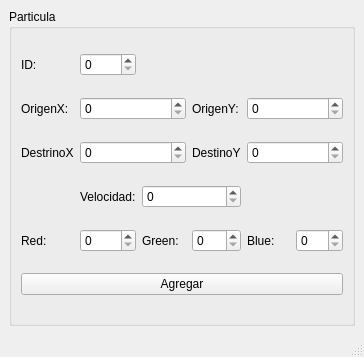
<?xml version="1.0" encoding="UTF-8"?>
<ui version="4.0">
 <class>MainWindow</class>
 <widget class="QMainWindow" name="MainWindow">
  <property name="geometry">
   <rect>
    <x>0</x>
    <y>0</y>
    <width>364</width>
    <height>357</height>
   </rect>
  </property>
  <property name="windowTitle">
   <string>Particulas</string>
  </property>
  <widget class="QWidget" name="centralwidget">
   <layout class="QGridLayout" name="gridLayout_2">
    <item row="0" column="0">
     <widget class="QGroupBox" name="groupBox">
      <property name="title">
       <string>Particula</string>
      </property>
      <layout class="QGridLayout" name="gridLayout">
       <item row="0" column="1">
        <widget class="QSpinBox" name="spinBox_2">
         <property name="maximum">
          <number>99</number>
         </property>
        </widget>
       </item>
       <item row="10" column="5">
        <widget class="QSpinBox" name="spinBox_9">
         <property name="maximum">
          <number>500</number>
         </property>
        </widget>
       </item>
       <item row="5" column="3">
        <widget class="QLabel" name="label_5">
         <property name="text">
          <string>DestinoY</string>
         </property>
        </widget>
       </item>
       <item row="9" column="2" colspan="2">
        <widget class="QSpinBox" name="spinBox_5">
         <property name="maximum">
          <number>1000</number>
         </property>
        </widget>
       </item>
       <item row="2" column="4" colspan="2">
        <widget class="QSpinBox" name="spinBox">
         <property name="maximum">
          <number>500</number>
         </property>
        </widget>
       </item>
       <item row="0" column="0">
        <widget class="QLabel" name="label">
         <property name="text">
          <string>ID:</string>
         </property>
        </widget>
       </item>
       <item row="10" column="0">
        <widget class="QLabel" name="label_7">
         <property name="text">
          <string>Red:</string>
         </property>
        </widget>
       </item>
       <item row="10" column="3">
        <widget class="QSpinBox" name="spinBox_8">
         <property name="maximum">
          <number>500</number>
         </property>
        </widget>
       </item>
       <item row="10" column="1">
        <widget class="QSpinBox" name="spinBox_6">
         <property name="maximum">
          <number>500</number>
         </property>
        </widget>
       </item>
       <item row="9" column="1">
        <widget class="QLabel" name="label_6">
         <property name="text">
          <string>Velocidad:</string>
         </property>
        </widget>
       </item>
       <item row="10" column="2">
        <widget class="QLabel" name="label_8">
         <property name="text">
          <string>Green:</string>
         </property>
        </widget>
       </item>
       <item row="12" column="0" colspan="6">
        <widget class="QPushButton" name="pushButton">
         <property name="text">
          <string>Agregar</string>
         </property>
        </widget>
       </item>
       <item row="5" column="4" colspan="2">
        <widget class="QSpinBox" name="spinBox_3">
         <property name="maximum">
          <number>500</number>
         </property>
        </widget>
       </item>
       <item row="5" column="1" colspan="2">
        <widget class="QSpinBox" name="spinBox_4">
         <property name="maximum">
          <number>500</number>
         </property>
        </widget>
       </item>
       <item row="10" column="4">
        <widget class="QLabel" name="label_9">
         <property name="text">
          <string>Blue:</string>
         </property>
        </widget>
       </item>
       <item row="2" column="0">
        <widget class="QLabel" name="label_2">
         <property name="text">
          <string>OrigenX:</string>
         </property>
        </widget>
       </item>
       <item row="2" column="1" colspan="2">
        <widget class="QSpinBox" name="spinBox_7">
         <property name="maximum">
          <number>500</number>
         </property>
        </widget>
       </item>
       <item row="2" column="3">
        <widget class="QLabel" name="label_3">
         <property name="text">
          <string>OrigenY:</string>
         </property>
        </widget>
       </item>
       <item row="5" column="0">
        <widget class="QLabel" name="label_4">
         <property name="text">
          <string>DestrinoX</string>
         </property>
        </widget>
       </item>
      </layout>
     </widget>
    </item>
   </layout>
  </widget>
  <widget class="QStatusBar" name="statusbar"/>
 </widget>
 <tabstops>
  <tabstop>spinBox_2</tabstop>
  <tabstop>spinBox_7</tabstop>
  <tabstop>spinBox</tabstop>
  <tabstop>spinBox_4</tabstop>
  <tabstop>spinBox_3</tabstop>
  <tabstop>spinBox_5</tabstop>
  <tabstop>spinBox_6</tabstop>
  <tabstop>spinBox_8</tabstop>
  <tabstop>spinBox_9</tabstop>
  <tabstop>pushButton</tabstop>
 </tabstops>
 <resources/>
 <connections/>
</ui>
